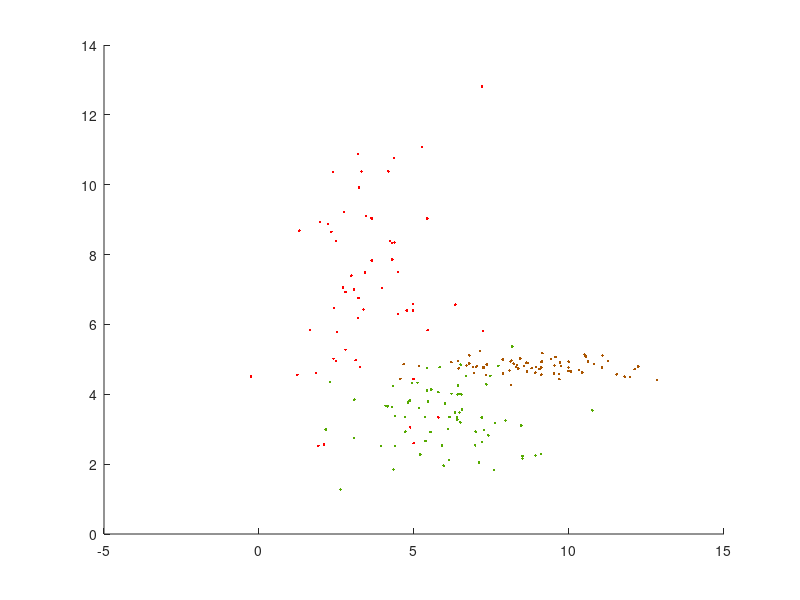
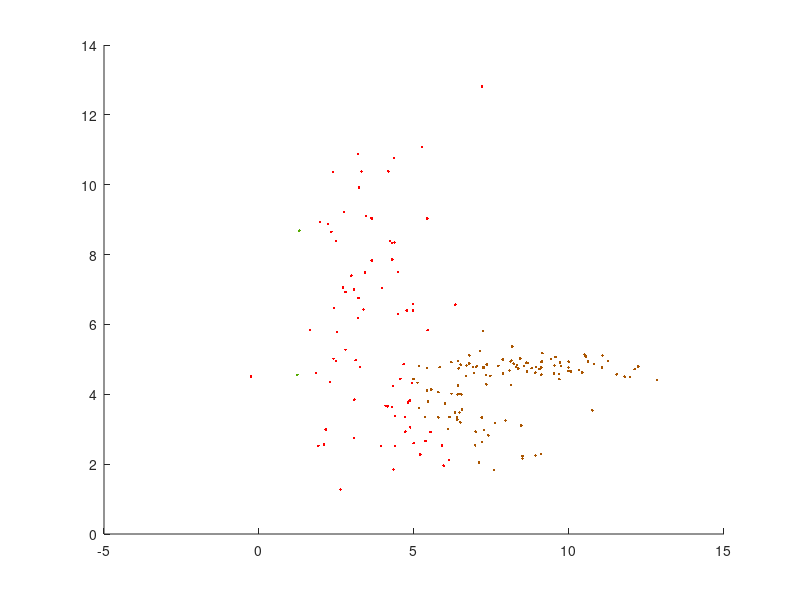

Write the MATLAB code that produced these figures, in order.
% EM method to solve a mixed (2D), Gaussian problem.
close all;

global M K
M = 200;
K = 3;

% ThetaProb = zeros(1,K+1);
% ThetaProb(1) = 0; ThetaProb(end)=1;
% ThetaProb(2:end-1) = sort(rand(1,K-1));
ThetaProb = linspace(0, 1, 4);

Mu = rand(K,2)*12;
Sigma = rand(K,2)*5;

x = zeros(M, 2);

figure; hold on;

for i = 1:M
    rnd = rand;
    for j = 1:K
        if rnd>=ThetaProb(j) && rnd<ThetaProb(j+1)
            x(i,1) = normrnd(Mu(j,1), sqrt(Sigma(j,1)));
            x(i,2) = normrnd(Mu(j,2), sqrt(Sigma(j,2)));
            plot(x(i,1), x(i,2), '.', ...
                'MarkerFaceColor', [0+1/K*j, 1-1/K*j, 0], ...
                'MarkerEdgeColor', [0+1/K*j, 1-1/K*j, 0] ...
            );
            break;
        end
    end
end


% Target: maximize the likelihood function given x.
% Latent variable: Random variable category of each x(i,:).

% w(i,j): possibility that x(i,:) follows the j-th distribution.
w = zeros(M, K);
w_next = ones(M, K)/K;

% Note: start out as random numbers so they get different numbers.
Mu_est = rand(K,2);
Sigma_est = rand(K,2);
Phi_est = rand(K,1);
Phi_est = Phi_est/K;

Optimality = 1E-3;

cnt = 0;
while cnt<100
    % E-step
    for i=1:M
        for j=1:K
            w_next(i,j) = normpdf(x(i,1), Mu_est(j,1), sqrt(Sigma_est(j,1)))* ...
                normpdf(x(i,2), Mu_est(j,2), sqrt(Sigma_est(j,2)));
        end
        w_next(i,:) = w_next(i,:)/sum(w_next(i,:));
    end
    
    if sum(sum((w-w_next).^2))<Optimality
        break;
    end
    w = w_next;
    
    % M-step
    for j = 1:K
        Phi_est(j) = sum(w(:,j))/M;
        Mu_est(j,1) = x(:,1)'*w(:,j)/sum(w(:,j));
        Mu_est(j,2) = x(:,2)'*w(:,j)/sum(w(:,j));
        Sigma_est(j,1) = sum(w(:,j)'.*(x(:,1)'-Mu_est(j,1)').*(x(:,1)'-Mu_est(j,1)'))/sum(w(:,j));
        Sigma_est(j,2) = sum(w(:,j)'.*(x(:,2)'-Mu_est(j,2)').*(x(:,2)'-Mu_est(j,2)'))/sum(w(:,j));
    end
    
    cnt = cnt+1;
end

figure; hold on;
for i = 1:M
    [m, j] = max(w(i,:));
    plot(x(i,1), x(i,2), '.', ...
            'MarkerFaceColor', [0+1/K*j, 1-1/K*j, 0], ...
            'MarkerEdgeColor', [0+1/K*j, 1-1/K*j, 0] ...
         );
end

disp(Mu);
disp(Sigma);
disp(ThetaProb);
disp(Mu_est);
disp(Sigma_est);
disp(Phi_est);

disp('Total steps');
disp(cnt);